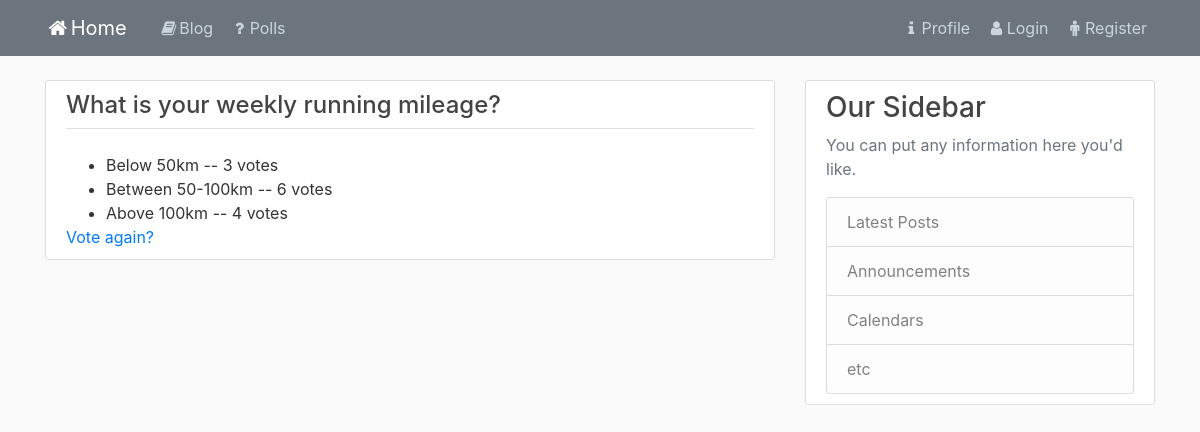
The app's page /polls/1/vote/result/, older data.
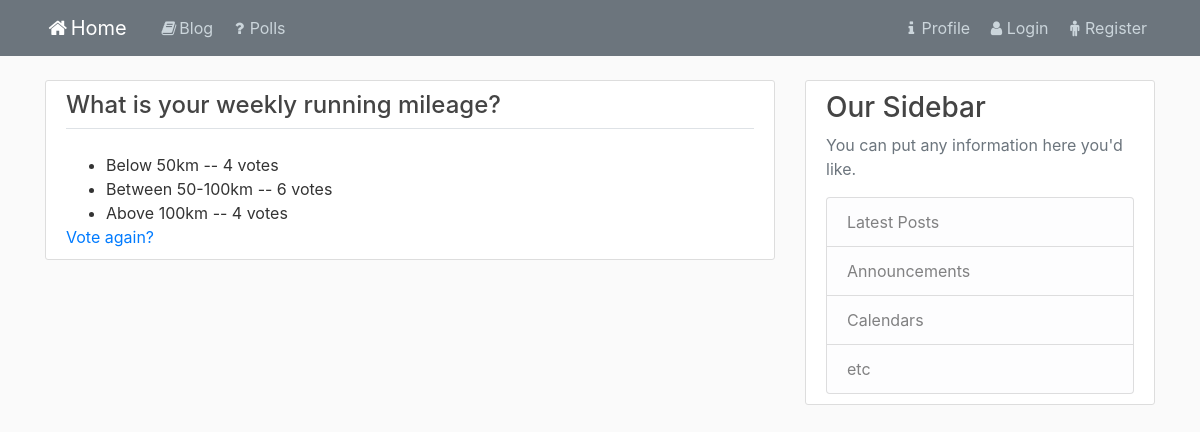
The same page, newer data.
### polls/models.py (models this page shows, shortened)
class Choice(models.Model):
    question = models.ForeignKey(Question, on_delete=models.CASCADE)
    choice_text = models.CharField(max_length=255)
    votes = models.IntegerField(default=0)

### polls/views.py (the view)
# urls.py: path('<int:pk>/vote/result/', views.ResultDetailView.as_view(), name='polls-result'),
class ResultDetailView(generic.DetailView):
    model = Question
    template_name = 'polls/polls_result.html'

### polls/templates/polls/polls_result.html
{% extends 'blog/base_blog.html' %}
{% block content %}
<div class="content-section">
    <div class="border-bottom mb-4">
        <h4>{{ question.question_text }}</h4>
    </div>
    <div>
        <ul>
        {% for choice in question.choice_set.all %}
            <li>{{ choice.choice_text }} -- {{ choice.votes }} vote{{ choice.votes|pluralize }}</li>
        {% endfor %}
        </ul>
    </div>
    <div>
        <a href="{% url 'polls:polls-detail' question.id %}">Vote again?</a>
    </div>
</div>
{% endblock content %}

Row changes from the older to the newer data that the page shows:
changed Choice "Below 50km": votes "3" → "4"
